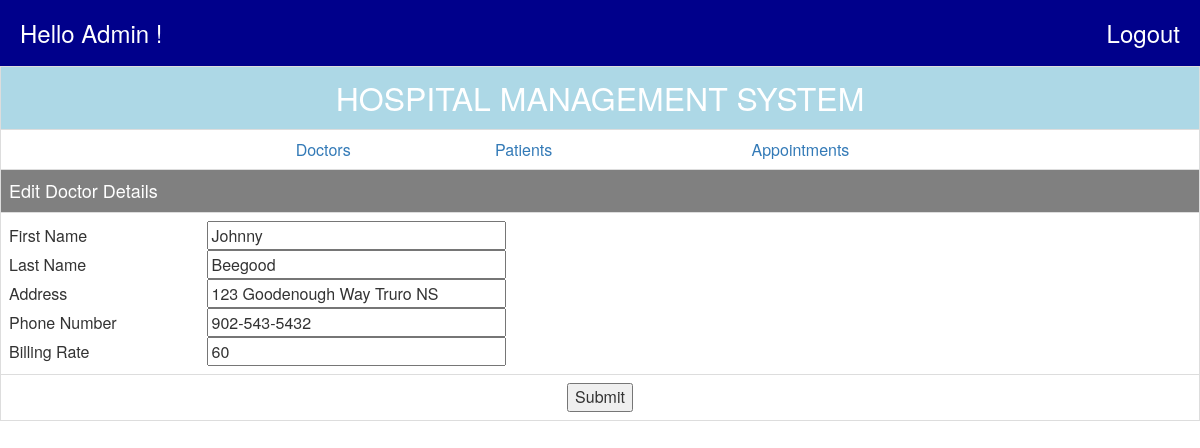
Screenshot of /dmod.php?rno=1 with the database file from the repository.
### tables this page shows
CREATE TABLE IF NOT EXISTS `doct` (
  `dno` int(11) NOT NULL,
  `dfirst` varchar(30) NOT NULL,
  `dname` varchar(30) NOT NULL,
  `dspec` varchar(30) NOT NULL,
  `dpho` varchar(20) NOT NULL,
  `dprice` int(30) NOT NULL,
  `did` varchar(30) NOT NULL,
  `dshow` varchar(1) NOT NULL DEFAULT 'Y'
);

### dmod.php (the view, shortened to what this page needs)
<html>
 <head>
 <link rel="stylesheet" href="css/bootstrap.css"/>
 </head>
 <body>
<table class="table table-bordered">
<tr bgcolor=lightblue><td align=center><font SIZE=6 color=white>HOSPITAL
MANAGEMENT SYSTEM</font></td></tr>
<tr><td><table align=center width=750 cellspacing=0 cellpadding=5>
<tr><td align=center><a href=dlist.php>Doctors</td><td align=center><a
href=plist.php>Patients</td><td align=center><a
href=alist.php>Appointments</td>
</table></td></tr>
<?php
require('connection.php');
$rno=trim($_GET["rno"]);
$sql1="SELECT * FROM doct WHERE dno='".$rno."'";
$rs1=mysqli_query($con,$sql1);
while( $row=mysqli_fetch_array($rs1,MYSQLI_NUM)) {
 echo "<tr bgcolor=grey><td ><font size=4 color=white>Edit Doctor
Details</font></td></tr>";
 echo "<form name=fdmod method=post action=dupdate.php>";
 echo "<tr><td><table width=750 cellspacing=0 cellpadding=5>";
 echo "<tr><td>First Name</td><td><input type=text name=first
size=30 maxlength=30 value='".$row[1]."'></td></tr>";
 echo "<tr><td>Last Name</td><td><input type=text name=name
size=30 maxlength=30 value='".$row[2]."'></td></tr>";
 echo "<tr><td>Address</td><td><input type=text name=spec
size=30 maxlength=30  value='".$row[3]."'></td></tr>";
 echo "<tr><td>Phone Number</td><td><input type=text name=phon
size=30 maxlength=30  value='".$row[4]."'></td></tr>";
echo "<tr><td>Billing Rate</td><td><input type=text name=bill
size=30 maxlength=30  value='".$row[5]."'></td></tr>";
 echo "</table></td></tr>";
 echo "<tr><td colspan=2 align=center><input type=hidden name=rno value=".$rno."><input type=submit value=Submit></td></tr>";
 echo "</form>";
}
?>
</table>
</body>
</html>

### rows the page displays
doct: first "Johnny", name "Beegood", spec "123 Goodenough Way Truro NS", phon "902-543-5432", bill "60"
